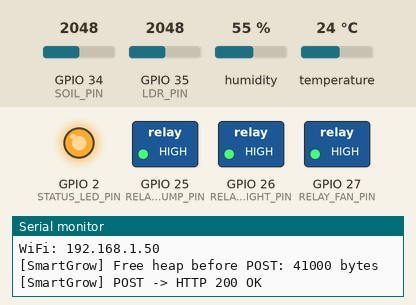
Recording of a sketch running on a simulated ESP32. Parts: switched loads named in the sketch (green lamp = pin HIGH), output pins drawn as LEDs (lit = HIGH), the last lines printed to the serial monitor. Inputs (shaded band) come from the test bench; at power-on: temperature 24 °C, GPIO 34 (SOIL_PIN) = 2048, GPIO 35 (LDR_PIN) = 2048, humidity 55 %. WiFi joins after 1.5 s; servers stay silent unless stated; uploads are accepted with an empty reply.

Above: at 2.9 s.
3.0 s: temperature set to 28 °C
7.2 s: temperature set to 31 °C
At 11.1 s:
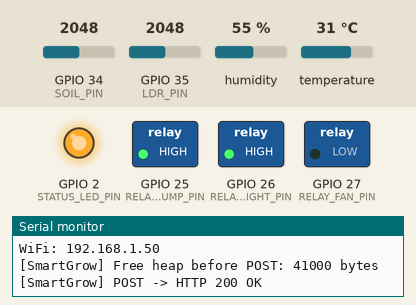
11.5 s: GPIO 34 (SOIL_PIN) set to 2213
14.2 s: GPIO 34 (SOIL_PIN) set to 2318
At 17.2 s:
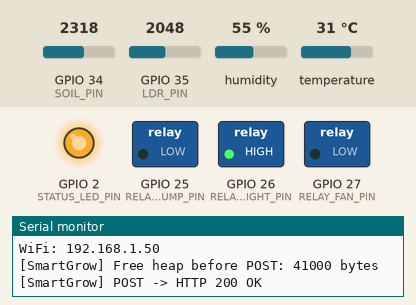
17.5 s: GPIO 35 (LDR_PIN) set to 2803
20.2 s: GPIO 35 (LDR_PIN) set to 2917
At 22.7 s:
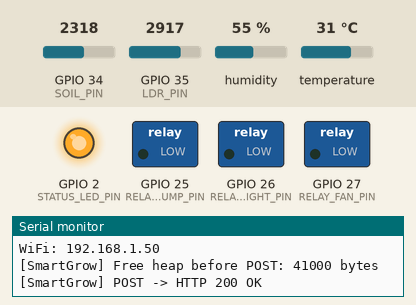
Timing chart, 0 to 24.2 s (numbered marks = the images above; inputs shaded):
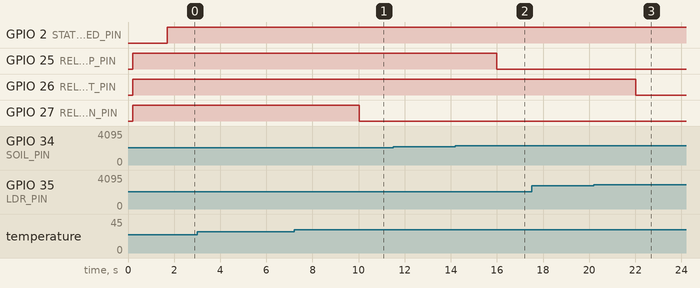

The sketch:

SmartGrow_ESP32.ino
```cpp
/*
  SmartGrow_ESP32.ino
  ESP32 Greenhouse Monitor — production firmware for the SmartGrow dashboard.

  WHAT THIS DOES
  ---------------
  - Reads temperature/humidity (DHT22), soil moisture (capacitive analog),
    and ambient light (LDR) on a fixed interval.
  - Runs automation LOCALLY, on the ESP32 itself. The pump, grow light, and
    exhaust fan are controlled by THIS firmware — the website only ever
    displays what this firmware reports; it does not remotely command the
    relays.
  - FAIL-SAFE: the instant a sensor looks disconnected, the relay(s) that
    depend on it are forced OFF immediately, every loop — not just reported
    as off. This is the hardware-level fix for "relays stay on when sensors
    disconnect": DHT failure -> fan off, bad soil reading -> pump off, bad
    light reading -> grow light off.
  - Reports every reading to the SmartGrow backend (local desktop mode over
    HTTP, or a hosted Vercel deployment over HTTPS) on a fixed interval,
    through a WiFi connection that reconnects itself in the background
    without ever blocking the sensor/automation loop (fixes "constant
    disconnection of ESP32" caused by a previous blocking reconnect).

  JSON PAYLOAD SENT TO POST /update (keep this in sync with app.py):
    {
      "temperature": 24.5,          // omitted if DHT read failed
      "humidity": 61.0,             // omitted if DHT read failed
      "soil_moisture": 42,          // omitted if soil sensor looks disconnected
      "light": 480,                 // 0-1000, omitted if LDR looks disconnected
      "dht_connected": true,
      "soil_connected": true,
      "light_connected": true,
      "fan": "OFF",                 // relay state
      "water_pump": "OFF",          // relay state
      "grow_light": "ON"            // relay state — NOT the same field as "light" above
    }
  "light" (the numeric LDR reading) and "grow_light" (the relay command) are
  deliberately two different keys. An earlier version of this project used
  "light" for both, which silently broke the numeric reading — see
  CHANGELOG.md.

  SETUP CHECKLIST
  -----------------
  1. Install libraries (Arduino IDE -> Tools -> Manage Libraries):
       - "DHT sensor library" by Adafruit (pulls in "Adafruit Unified
         Sensor" automatically)
       - "ArduinoJson" by Benoit Blanchon — version 7.x
  2. Open config.h (the second tab next to this file) and fill in your
     WiFi credentials, server address, and API key.
  3. Run SmartGrow_Diagnostics.ino FIRST on the same wiring to confirm every
     sensor/relay works and to find your calibration numbers — then put
     those numbers in config.h.
  4. Flash this sketch. Open Tools -> Serial Monitor at 115200 baud to watch
     it run.
*/

#include <WiFi.h>
#include <WiFiClientSecure.h>
#include <HTTPClient.h>
#include <ArduinoJson.h>
#include <DHT.h>
#include "config.h"

DHT dht(DHT_PIN, DHT_TYPE);

// ---- Relay helper: abstracts active-HIGH vs active-LOW relay boards ----
void setRelay(uint8_t pin, bool on) {
  bool level = RELAY_ACTIVE_LOW ? !on : on;
  digitalWrite(pin, level ? HIGH : LOW);
}

// ---- Live state ----
float temperatureC = 0.0f;
float humidityPct = 0.0f;
int soilPct = 0;
int lightLevel = 0;

bool dhtConnected = false;
bool soilConnected = false;
bool lightConnected = false;

bool pumpOn = false;
bool growLightOn = false;
bool fanOn = false;

int soilRailCount = 0;   // consecutive rail-pinned (0 or 4095) readings
int ldrRailCount = 0;

unsigned long lastSensorRead = 0;
unsigned long lastServerPost = 0;
unsigned long lastWifiAttempt = 0;

// ---------------------------------------------------------------------------
void setup() {
  Serial.begin(115200);
  delay(200);
  Serial.println("\n[SmartGrow] Booting...");

  pinMode(RELAY_PUMP_PIN, OUTPUT);
  pinMode(RELAY_LIGHT_PIN, OUTPUT);
  pinMode(RELAY_FAN_PIN, OUTPUT);
  pinMode(STATUS_LED_PIN, OUTPUT);

  // Never boot with actuators on based on stale/garbage state — everything
  // starts OFF until a real sensor reading says otherwise.
  setRelay(RELAY_PUMP_PIN, false);
  setRelay(RELAY_LIGHT_PIN, false);
  setRelay(RELAY_FAN_PIN, false);

  dht.begin();
  connectWiFi();
}

// ---------------------------------------------------------------------------
void loop() {
  unsigned long now = millis();

  maintainWiFi(now);

  if (now - lastSensorRead >= SENSOR_READ_INTERVAL_MS) {
    lastSensorRead = now;
    readSensors();
    runAutomation();
    printStatus();
  }

  if (now - lastServerPost >= SERVER_POST_INTERVAL_MS) {
    lastServerPost = now;
    if (WiFi.status() == WL_CONNECTED) {
      postReading();
    } else {
      Serial.println("[SmartGrow] Skipping post — WiFi not connected.");
    }
  }

  // Status LED: solid while WiFi is connected, slow blink while it isn't.
  digitalWrite(STATUS_LED_PIN, WiFi.status() == WL_CONNECTED ? HIGH : ((now / 300) % 2));
}

// ---------------------------------------------------------------------------
// WiFi — non-blocking connect + reconnect. A flaky network never freezes
// the sensor/automation loop, and we never get stuck retrying forever
// inside setup(). This is the fix for "constant disconnection of ESP32"
// when the original blocking reconnect logic stalled the whole device.
// ---------------------------------------------------------------------------
void connectWiFi() {
  WiFi.mode(WIFI_STA);
  WiFi.setAutoReconnect(true);
  WiFi.persistent(true);
  WiFi.begin(WIFI_SSID, WIFI_PASSWORD);
  Serial.print("[SmartGrow] Connecting to WiFi");

  unsigned long start = millis();
  while (WiFi.status() != WL_CONNECTED && millis() - start < 15000) {
    delay(250);
    Serial.print(".");
  }
  Serial.println();

  if (WiFi.status() == WL_CONNECTED) {
    Serial.print("[SmartGrow] WiFi connected. IP: ");
    Serial.println(WiFi.localIP());
  } else {
    Serial.println("[SmartGrow] Not connected yet — will keep retrying in the background.");
  }
}

void maintainWiFi(unsigned long now) {
  if (WiFi.status() == WL_CONNECTED) return;
  if (now - lastWifiAttempt < WIFI_RECONNECT_INTERVAL_MS) return;

  lastWifiAttempt = now;
  Serial.println("[SmartGrow] WiFi down — reconnecting...");
  WiFi.disconnect();
  WiFi.begin(WIFI_SSID, WIFI_PASSWORD);
}

// ---------------------------------------------------------------------------
// Sensors
// ---------------------------------------------------------------------------
void readSensors() {
  // --- DHT22 ---
  float h = dht.readHumidity();
  float t = dht.readTemperature();
  if (isnan(h) || isnan(t)) {
    dhtConnected = false;
    // Deliberately NOT zeroing temperatureC/humidityPct here — the
    // dashboard already ignores them once dhtConnected is false, this just
    // avoids a cosmetic flash to 0.0 on a single missed read.
  } else {
    dhtConnected = true;
    temperatureC = t;
    humidityPct = h;
  }

  // --- Soil moisture (capacitive, analog) ---
  // A raw reading pinned at a rail for several reads in a row is the
  // real-world signature of an unplugged/shorted sensor, as opposed to one
  // noisy sample.
  int soilRaw = analogRead(SOIL_PIN);
  if (soilRaw <= 5 || soilRaw >= 4090) {
    soilRailCount++;
  } else {
    soilRailCount = 0;
  }
  soilConnected = soilRailCount < RAIL_COUNT_THRESHOLD;
  if (soilConnected) {
    long pct = map(soilRaw, SOIL_RAW_DRY, SOIL_RAW_WET, 0, 100);
    soilPct = constrain(pct, 0, 100);
  }

  // --- Light (LDR, analog) ---
  int ldrRaw = analogRead(LDR_PIN);
  if (ldrRaw <= 5 || ldrRaw >= 4090) {
    ldrRailCount++;
  } else {
    ldrRailCount = 0;
  }
  lightConnected = ldrRailCount < RAIL_COUNT_THRESHOLD;
  if (lightConnected) {
    long level = map(ldrRaw, LDR_RAW_DARK, LDR_RAW_BRIGHT, 0, 1000);
    lightLevel = constrain(level, 0, 1000);
  }
}

// ---------------------------------------------------------------------------
// Automation — runs locally, independent of WiFi/the dashboard being
// reachable at all. Every branch enforces: sensor not connected -> actuator
// forced OFF, checked fresh every single loop (not just on the transition),
// so a relay can never be left stuck on from a reading taken before the
// sensor failed. Hysteresis (separate ON/OFF thresholds) stops relays from
// chattering rapidly when a reading sits right at the edge of a threshold.
// ---------------------------------------------------------------------------
void runAutomation() {
  // Exhaust fan <- temperature
  if (!dhtConnected) {
    fanOn = false;
  } else if (temperatureC >= TEMP_FAN_ON_C) {
    fanOn = true;
  } else if (temperatureC <= TEMP_FAN_OFF_C) {
    fanOn = false;
  } // else: inside the hysteresis band — leave fanOn as it was

  // Water pump <- soil moisture
  if (!soilConnected) {
    pumpOn = false;
  } else if (soilPct <= SOIL_PUMP_ON_PCT) {
    pumpOn = true;
  } else if (soilPct >= SOIL_PUMP_OFF_PCT) {
    pumpOn = false;
  }

  // Grow light <- ambient light
  if (!lightConnected) {
    growLightOn = false;
  } else if (lightLevel < LIGHT_GROWLIGHT_ON) {
    growLightOn = true;
  } else if (lightLevel >= LIGHT_GROWLIGHT_OFF) {
    growLightOn = false;
  }

  setRelay(RELAY_FAN_PIN, fanOn);
  setRelay(RELAY_PUMP_PIN, pumpOn);
  setRelay(RELAY_LIGHT_PIN, growLightOn);
}

// ---------------------------------------------------------------------------
// Reporting to the dashboard
// ---------------------------------------------------------------------------
void postReading() {
  JsonDocument doc;   // ArduinoJson v7. On v6, use StaticJsonDocument<384> doc; instead.

  if (dhtConnected) {
    doc["temperature"] = temperatureC;
    doc["humidity"] = humidityPct;
  }
  if (soilConnected) {
    doc["soil_moisture"] = soilPct;
  }
  if (lightConnected) {
    doc["light"] = lightLevel;
  }
  doc["dht_connected"] = dhtConnected;
  doc["soil_connected"] = soilConnected;
  doc["light_connected"] = lightConnected;
  doc["fan"] = fanOn ? "ON" : "OFF";
  doc["water_pump"] = pumpOn ? "ON" : "OFF";
  doc["grow_light"] = growLightOn ? "ON" : "OFF";

  String payload;
  serializeJson(doc, payload);

  HTTPClient http;
  String url;
  bool began;

  // IMPORTANT: a fresh WiFiClientSecure is created on every single call,
  // not reused across calls (it used to be `static`). A single
  // WiFiClientSecure reused for repeated HTTPS requests on ESP32 commonly
  // works for the first request or two and then starts failing with
  // "connection refused" as its internal TLS session state gets stale —
  // this was the actual cause of the POST failures. A plain local variable
  // here means a clean TLS connection every time, at the cost of a few
  // hundred ms more per post for the handshake, which is a fine trade-off
  // at a 2-second post interval.
  WiFiClientSecure secureClient;

  if (SERVER_USE_HTTPS) {
    // Skips certificate validation (simplest option for a hobby device).
    // The old DNS/TLS "diagnostic" connect was removed: it opened an extra
    // TLS connection before every POST (default timeout can be ~30s), which
    // doubled handshake time, wasted heap, froze the relay automation, and
    // made the dashboard flap to "ESP32 DISCONNECTED".
    secureClient.setInsecure();
    url = String("https://") + SERVER_HOST + UPDATE_PATH;
    began = http.begin(secureClient, url);
  } else {
    url = String("http://") + SERVER_HOST + ":" + String(SERVER_PORT) + UPDATE_PATH;
    began = http.begin(url);
  }

  if (!began) {
    Serial.println("[SmartGrow] HTTPClient.begin() failed — check SERVER_HOST/PORT in config.h.");
    return;
  }

  http.addHeader("Content-Type", "application/json");
  if (strlen(API_KEY) > 0) {
    http.addHeader("X-API-Key", API_KEY);
  }
  http.setTimeout(5000);
  http.setConnectTimeout(5000);

  Serial.printf("[SmartGrow] Free heap before POST: %u bytes\n", ESP.getFreeHeap());

  int status = http.POST(payload);
  if (status > 0) {
    if (status == 200) {
      Serial.println("[SmartGrow] POST -> HTTP 200 OK");
    } else {
      Serial.printf("[SmartGrow] POST -> HTTP %d: %s\n", status, http.getString().c_str());
      if (status == 401) {
        Serial.println("[SmartGrow] 401 Unauthorized — API_KEY in config.h doesn't match SMARTGROW_API_KEY on the server.");
      }
    }
  } else {
    Serial.printf("[SmartGrow] POST failed: %s (check SERVER_HOST/PORT/HTTPS setting)\n", http.errorToString(status).c_str());
  }

  http.end();
  secureClient.stop(); // release the TLS socket promptly instead of waiting on it to be garbage-collected
}

// ---------------------------------------------------------------------------
void printStatus() {
  Serial.println("-------------------------------------------");
  Serial.printf("Temp: %s  Hum: %s\n",
                dhtConnected ? (String(temperatureC, 1) + "C").c_str() : "OFFLINE",
                dhtConnected ? (String(humidityPct, 0) + "%").c_str() : "OFFLINE");
  Serial.printf("Soil: %s  Light: %s\n",
                soilConnected ? (String(soilPct) + "%").c_str() : "OFFLINE",
                lightConnected ? String(lightLevel).c_str() : "OFFLINE");
  Serial.printf("Pump: %s  GrowLight: %s  Fan: %s\n",
                pumpOn ? "ON" : "off", growLightOn ? "ON" : "off", fanOn ? "ON" : "off");
  Serial.printf("WiFi: %s\n",
                WiFi.status() == WL_CONNECTED ? WiFi.localIP().toString().c_str() : "disconnected");
}
```

Source omitted: config.h (5240 bytes)

Measured:
- the behaviour switches between 29 and 30 °C on temperature (found by bisection; images 0 and 1)
- the behaviour switches between 2262 and 2263 on GPIO 34 (SOIL_PIN) (found by bisection; images 1 and 2)
- the behaviour switches between 2860 and 2861 on GPIO 35 (LDR_PIN) (found by bisection; images 2 and 3)
- after the input at 7.2 s, GPIO 27 (RELAY_FAN_PIN): HIGH → LOW after 2.8 s
- after the input at 14.2 s, GPIO 25 (RELAY_PUMP_PIN): HIGH → LOW after 1.8 s
- after the input at 20.2 s, GPIO 26 (RELAY_LIGHT_PIN): HIGH → LOW after 1.8 s
